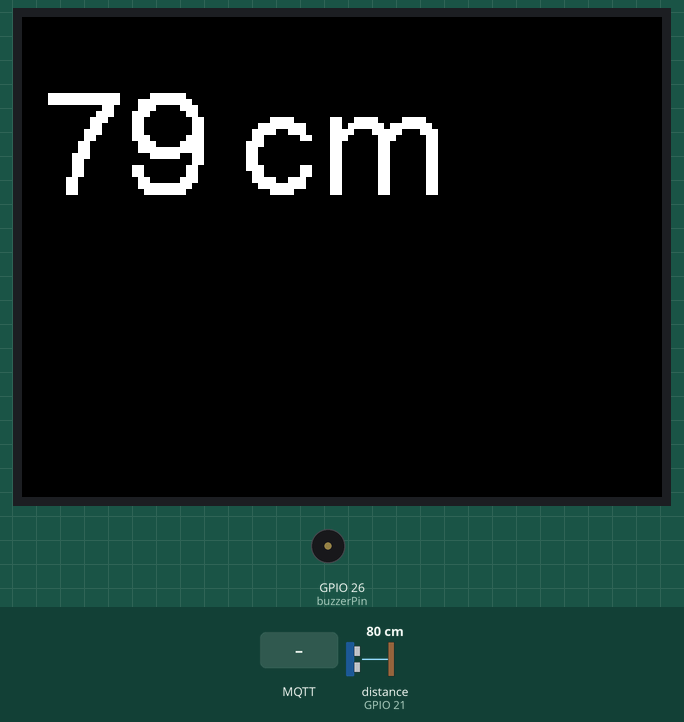
Bench run of a sketch on a simulated ESP32. Parts: 320×240 colour display, buzzer (waves = sounding). Wiring (inferred from the names in the program): ultrasonic range finder: trigger GPIO 22; echo GPIO 21. Inputs (shaded band) come from the test bench; at power-on: distance to the obstacle (sensor on GPIO 21) 80 cm. The echo pulse lasts 58.3 µs per cm; WiFi joins after 1.5 s; servers stay silent unless stated; no MQTT or app messages arrive unless stated; what the sketch prints to the serial monitor is not drawn.

Above: at 2.9 s.
3.0 s: distance to the obstacle (sensor on GPIO 21) set to 33 cm
At 3.9 s:
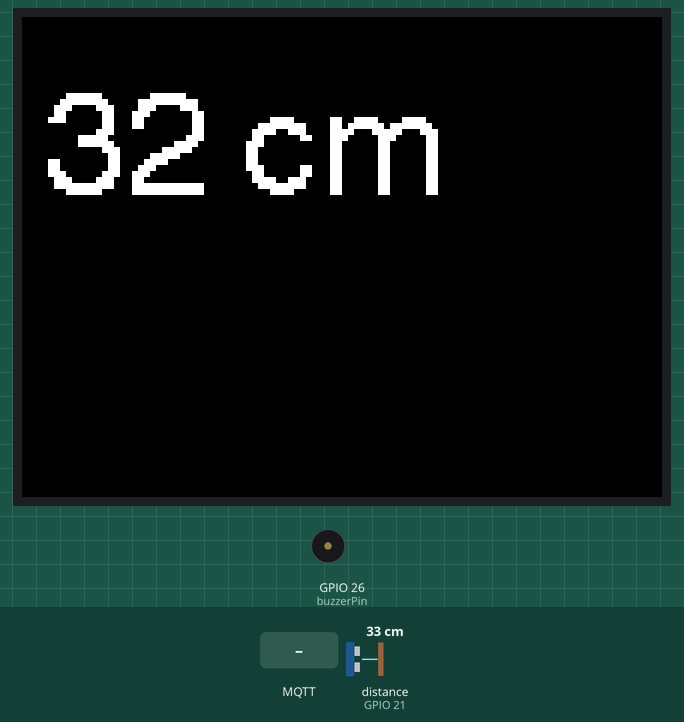
4.6 s: distance to the obstacle (sensor on GPIO 21) set to 28 cm
At 4.82 s:
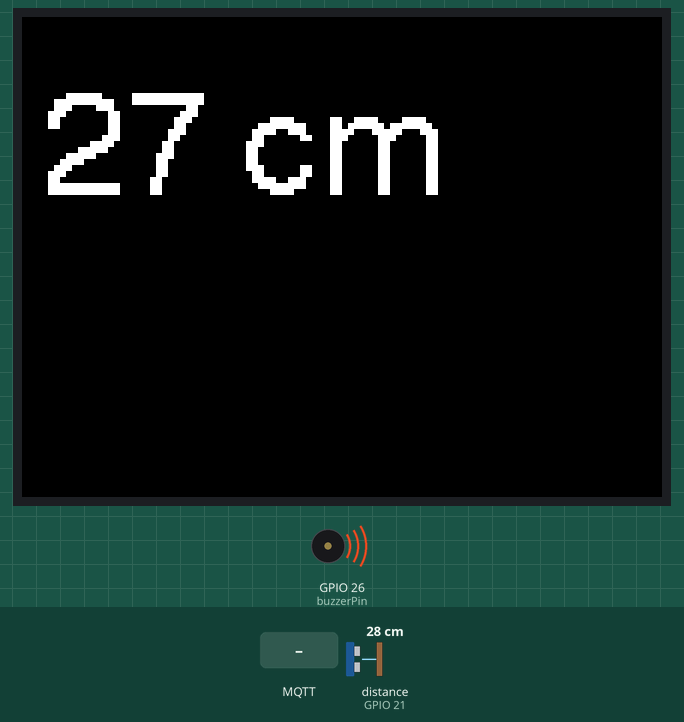
7.6 s: distance to the obstacle (sensor on GPIO 21) set to 9 cm
At 7.86 s:
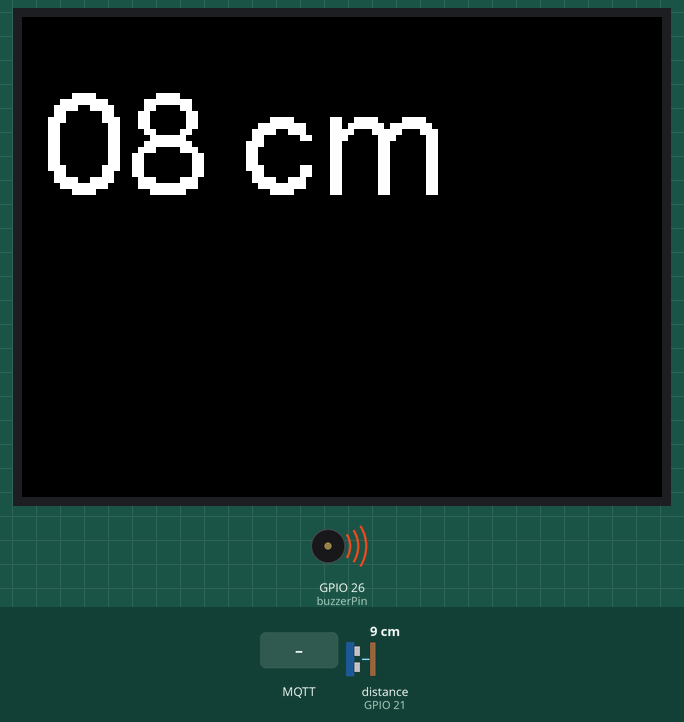
9.2 s: MQTT message "0" arrives on the first subscribed topic
At 9.2 s:
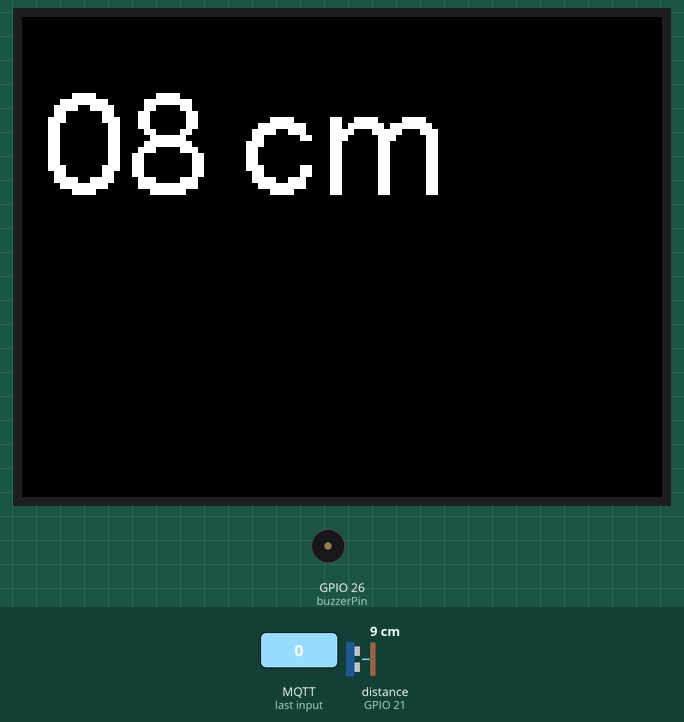
10.7 s: MQTT message "90" arrives on the first subscribed topic
At 10.91 s:
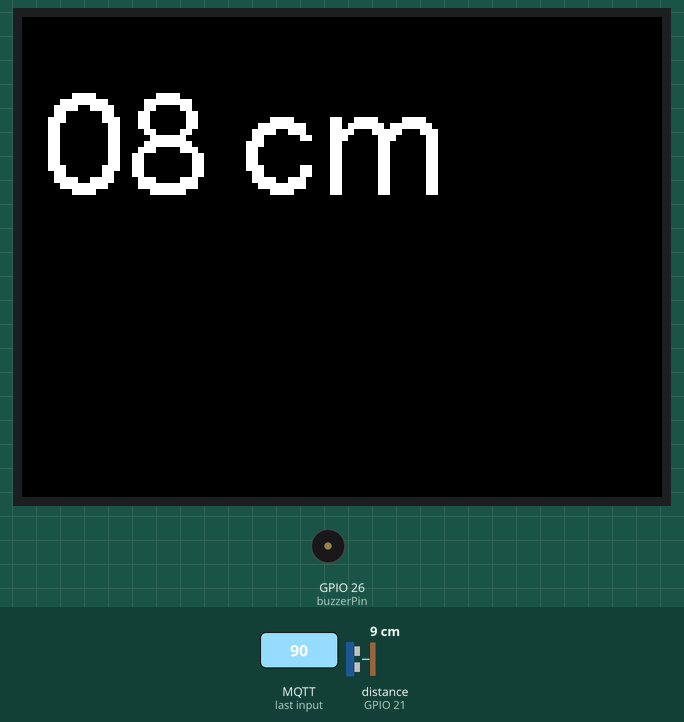
Timing chart, 0 to 14.5 s (numbered marks = the images above; inputs shaded):
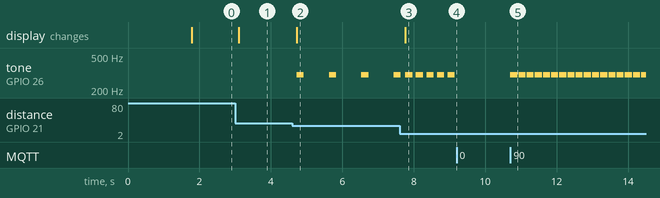

Measured:
- the behaviour switches between 31 and 30 cm on distance to the obstacle (sensor on GPIO 21) (found by bisection; images 1 and 2)
- after the input at 3.0 s, the display: changes after 0.10 s (image 1)
- after the input at 4.6 s, tone on GPIO 26 (buzzerPin): alternates 300 Hz for 0.20 s and silent for 0.70 s, starting after 0.12 s; the display: changes after 0.12 s (image 2)
- after the input at 7.6 s, the display: changes after 0.16 s (image 3)
- after the input at 9.2 s, tone on GPIO 26 (buzzerPin): stops changing and stays silent
- after the input at 10.7 s, tone on GPIO 26 (buzzerPin): alternates 300 Hz for 0.20 s and silent for 0.03 s, starting at once

The sketch:

sensorDeEstacionamento.ino
```cpp
#include "DistanceDisplay.h"
#include "WifiManager.h"
#include "MqttClient.h"
#include "DistanceSensor.h"
#include "Buzzer.h"

DistanceDisplay *distanceDisplay;
WifiManager *wifiManager;
MqttClient *mqttClient;
DistanceSensor *distanceSensor;
Buzzer *buzzer;

long measureTime;
long transmitTime;
int distance;

void setup() {
  Serial.begin(115200);
  distanceSensor = new DistanceSensor();
  buzzer = new Buzzer();
  distanceDisplay = new DistanceDisplay();
  wifiManager = new WifiManager();
  wifiManager->startConnection();
  mqttClient = new MqttClient(wifiManager);
  mqttClient->startConnection();
}

void loop() {
  int currentTime = millis();
  if(currentTime > (measureTime + 100)){
    measureTime = currentTime;
    distance = distanceSensor->measureInCm();
    distanceDisplay->updateDistance(distance);
  }
  if(currentTime > (transmitTime + 1000)) {
    transmitTime = currentTime;
    mqttClient->sendDistance(distance);
  }
  if(distance < maximumDistance){
    int timeDelay = map(distance, minimumDistance, maximumDistance, 200, 1000);
    buzzer->setInterval(timeDelay);
  } else {
    buzzer->stop();
  }
  buzzer->loop();
  mqttClient->loop();
}
```

Buzzer.h
```cpp
#ifndef Buzzer_h
#define Buzzer_h

class Buzzer {
  public:
    Buzzer();
    void loop();
    void setInterval(int interval);
    void stop();
  private:
    const int buzzerFrequency = 300;
    const int beepDuration = 200;
    const int buzzerPwmChannel = 0;
    const int buzzerPin = 26;
    long onTime;
    bool isPlaying;
    bool isPlayingContinuously;
    int interval;
};

Buzzer::Buzzer() {
  ledcAttachPin(this->buzzerPin, this->buzzerPwmChannel);
  this->isPlaying = false;
  this->isPlayingContinuously = false;
  this->onTime = 0;
}

void Buzzer::loop() {
  if(this->isPlaying){
    if(this->interval <= this->beepDuration) {
      if(!this->isPlayingContinuously) {
        this->isPlayingContinuously = true;
        ledcWriteTone(this->buzzerPwmChannel, this->buzzerFrequency);
      }
    } else {
      long currentTime = millis();
      this->isPlayingContinuously = false;
      if(currentTime > (this->onTime + this->interval)) {
        ledcWriteTone(this->buzzerPwmChannel, this->buzzerFrequency);
        this->onTime = currentTime;
      } else if(currentTime > (this->onTime + this->beepDuration)) {
        ledcWriteTone(this->buzzerPwmChannel, 0);
      }
    }
  } else {
    ledcWriteTone(this->buzzerPwmChannel, 0);
  }
}

void Buzzer::setInterval(int interval) {
  this->interval = interval;
  this->isPlaying = true;
}

void Buzzer::stop() {
  this->isPlaying = false;
  this->isPlayingContinuously = false;
}

#endif
```

DistanceDisplay.h
```cpp
#ifndef DistanceDisplay_h
#define DistanceDisplay_h

#include <TFT_eSPI.h>
#include <SPI.h>

class DistanceDisplay {
  public:
    DistanceDisplay();
    void updateDistance(int distance);
  private:
    TFT_eSPI *tft;
    int previousDistance;
    char displayText[6];
};

DistanceDisplay::DistanceDisplay() {
  this->tft = new TFT_eSPI();
  this->tft->init();
  this->tft->setRotation(1);
  this->tft->setTextSize(3);
  this->tft->setTextColor(TFT_WHITE);
}

void DistanceDisplay::updateDistance(int distance) {
  if(distance != this->previousDistance){
    this->previousDistance = distance;
    if(distance < 10){
      sprintf(this->displayText, "0%d cm", distance);
    } else {
      sprintf(this->displayText, "%d cm", distance);
    }
    this->tft->fillScreen(TFT_BLACK);
    this->tft->drawString(this->displayText, 10, 32, 4);
  }
}

#endif
```

DistanceSensor.h
```cpp
#ifndef DistanceSensor_h
#define DistanceSensor_h

class DistanceSensor {
  public:
    DistanceSensor();
    int measureInCm();
  private:
    const int echoPin = 21;
    const int trigPin = 22;
};

DistanceSensor::DistanceSensor() {
  pinMode(this->trigPin, OUTPUT);
  pinMode(this->echoPin, INPUT);
}

int DistanceSensor::measureInCm() {
  digitalWrite(this->trigPin, LOW);
  delayMicroseconds(2);
  digitalWrite(this->trigPin, HIGH);
  delayMicroseconds(10);
  digitalWrite(this->trigPin, LOW);
  int duration = pulseIn(this->echoPin, HIGH);
  return duration * 0.034 / 2;
}

#endif
```

MqttClient.h
```cpp
#ifndef MqttClient_h
#define MqttClient_h

#include <PubSubClient.h>
#include <WiFi.h>
#include "WifiManager.h"

void callback(char *topic, byte *payload, unsigned int length);
int minimumDistance = 5;
int maximumDistance = 30;

class MqttClient {
  public:
    MqttClient(WifiManager *wifiManager);
    void startConnection();
    void sendDistance(int distance);
    void loop();
    static int *minimumDistance;
    static int *maximumDistance;
    static constexpr char *setMaximumDistanceTopic = "set-maximum-distance";
    static constexpr char *setMinimumDistanceTopic = "set-minimum-distance";
  private:
    WifiManager *wifiManager;
    WiFiClient *espClient;
    PubSubClient *client;
    const char *broker = "broker.emqx.io";
    const char *distanceTopic = "measurement";
    const char *username = "emqx";
    const char *password = "public";
    const int port = 1883;
    int lastDistance;
};

MqttClient::MqttClient(WifiManager *wifiManager){
  this->wifiManager = wifiManager;
  this->espClient = new WiFiClient();
  this->client = new PubSubClient(*this->espClient);
}

void MqttClient::startConnection() {
  client->setServer(this->broker, this->port);
  client->setCallback(callback);
  while (!client->connected()) {
      String client_id = "esp32-client-";
      client_id += this->wifiManager->getMacAddress();
      Serial.printf("The client %s connects to the public mqtt broker\n", client_id.c_str());
      if (client->connect(client_id.c_str(), this->username, this->password)) {
          Serial.println("Public emqx mqtt broker connected");
      } else {
          Serial.print("Failed with state ");
          Serial.print(client->state());
          delay(2000);
      }
  }
  client->subscribe(this->setMaximumDistanceTopic);
  client->subscribe(this->setMinimumDistanceTopic);
}

void::MqttClient::sendDistance(int distance) {
  if(distance != this->lastDistance){
    this->lastDistance = distance;
    char messageText[6];
    sprintf(messageText, "%d cm", distance);
    client->publish(distanceTopic, messageText);
  }
}

void MqttClient::loop(){
  client->loop();
}

void callback(char *topic, byte *payload, unsigned int length) {
 if(strcmp(topic, MqttClient::setMinimumDistanceTopic) == 0){
  minimumDistance = atoi((char*)payload);
 } else if(strcmp(topic, MqttClient::setMaximumDistanceTopic) == 0){
  maximumDistance = atoi((char*)payload);
 }
}

#endif
```

WifiManager.h
```cpp
#ifndef WifiManager_h
#define WifiManager_h

#include <WiFi.h>

class WifiManager {
  public:
    void startConnection();
    String getMacAddress();
  private:
    const char *ssid = "*************";
    const char *password = "*************";
    const int connectionTimeout = 20000;
    long connectionStartTime;
};

void WifiManager::startConnection() {
  WiFi.begin(this->ssid, this->password);
  this->connectionStartTime = millis();
  while (WiFi.status() != WL_CONNECTED) {
      if(millis() > (this->connectionStartTime + connectionTimeout)){
        Serial.println("Unable to connect. Restaring...");
        delay(1500);
        ESP.restart();
      }
      Serial.println("Connecting to WiFi..");
      delay(500);
  }
}

String WifiManager::getMacAddress(){
  return String(WiFi.macAddress());
}

#endif
```
